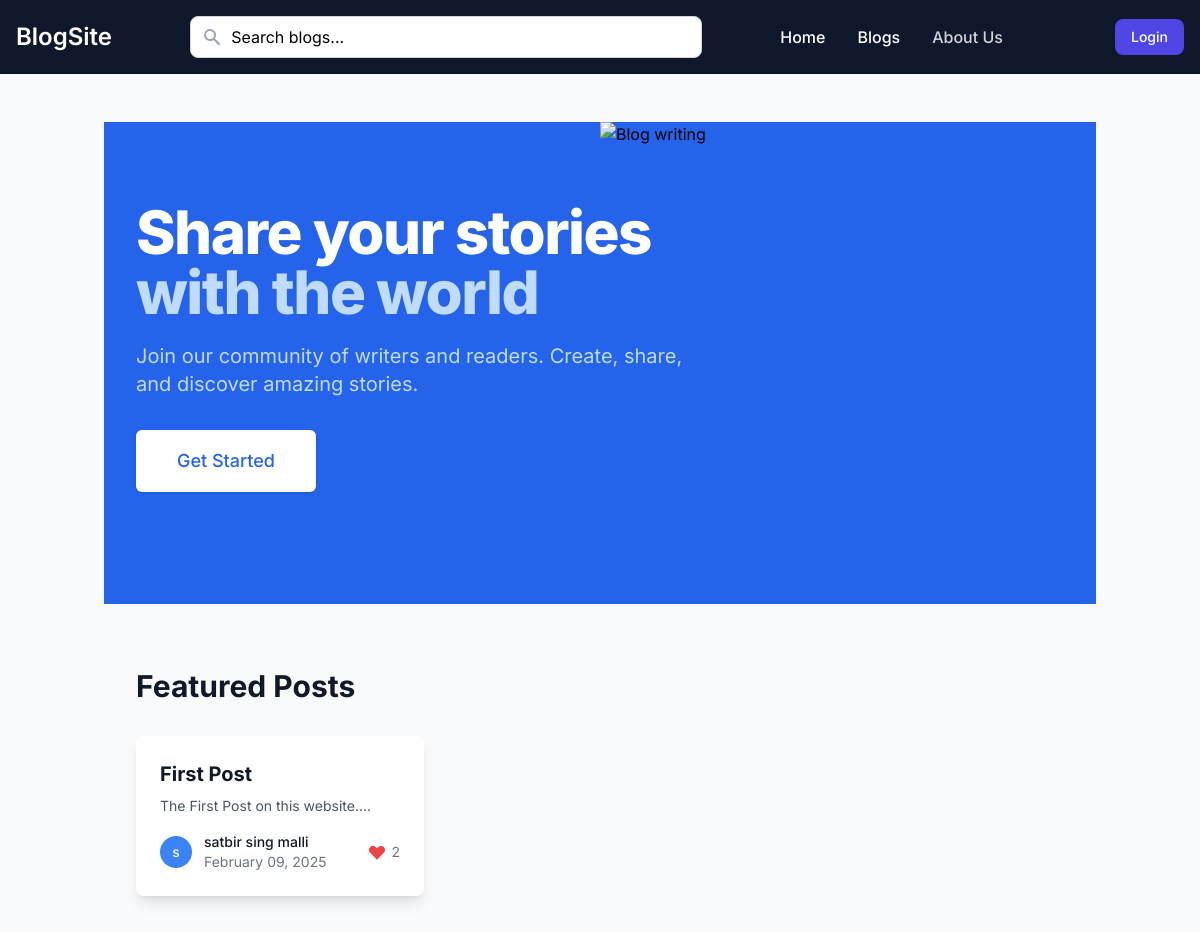
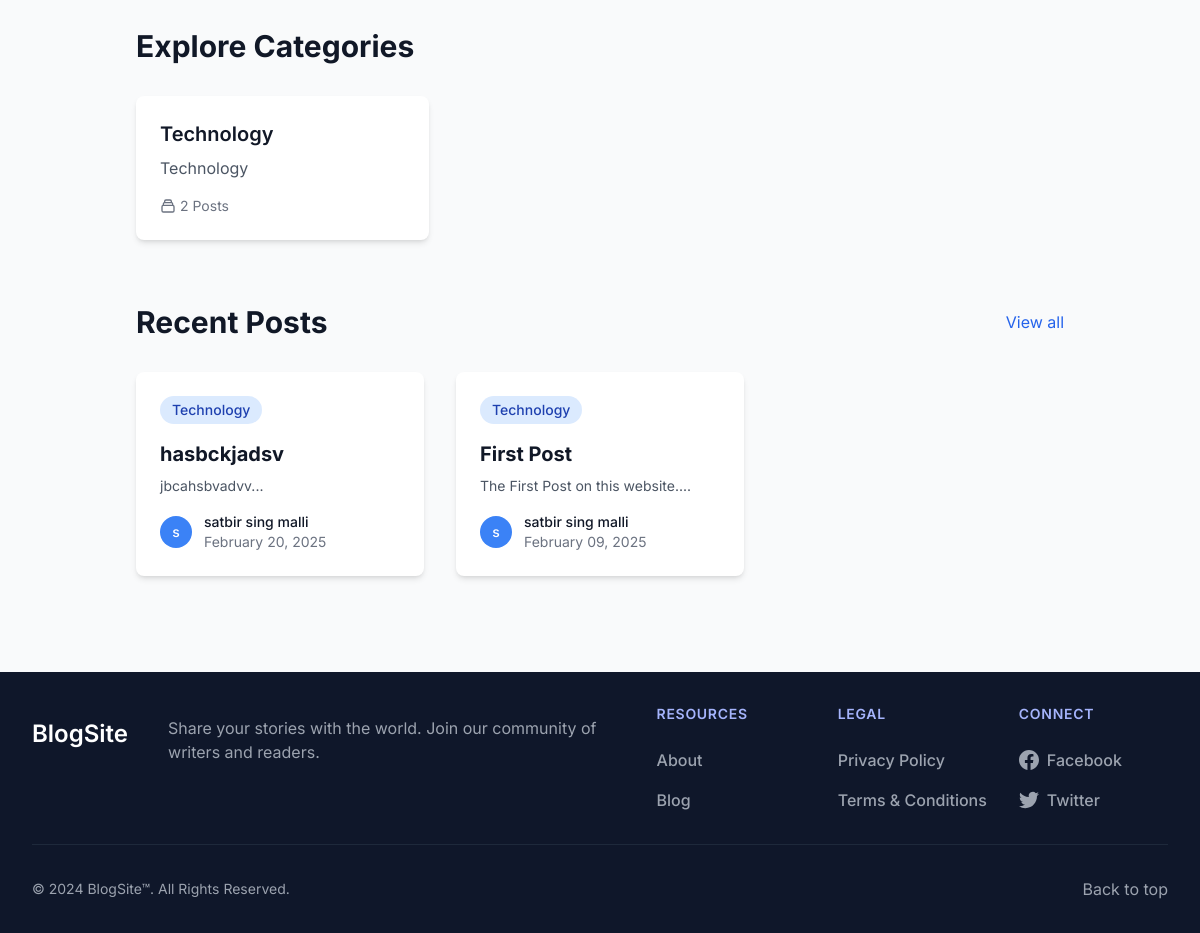
Before: / with the older database file (2 pictures, top to bottom).
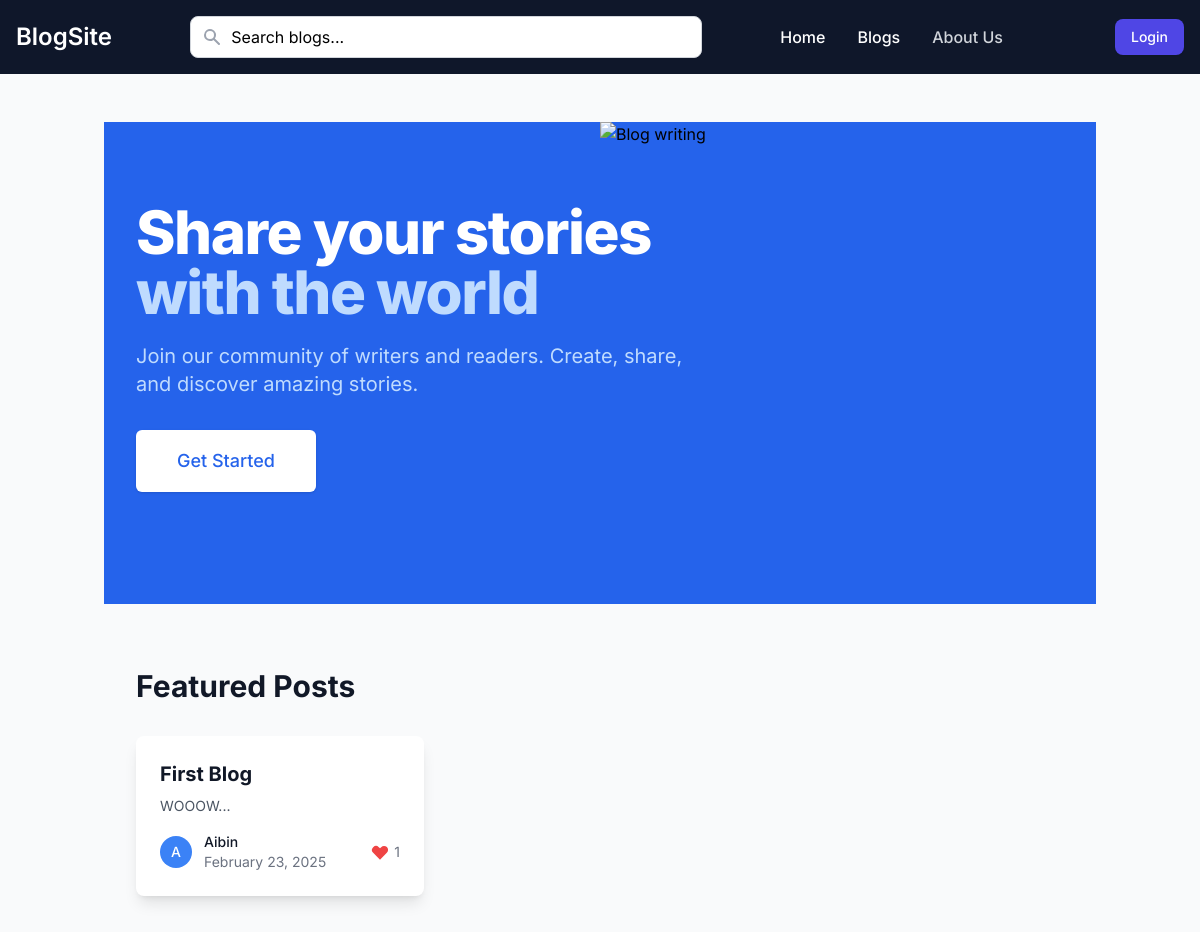
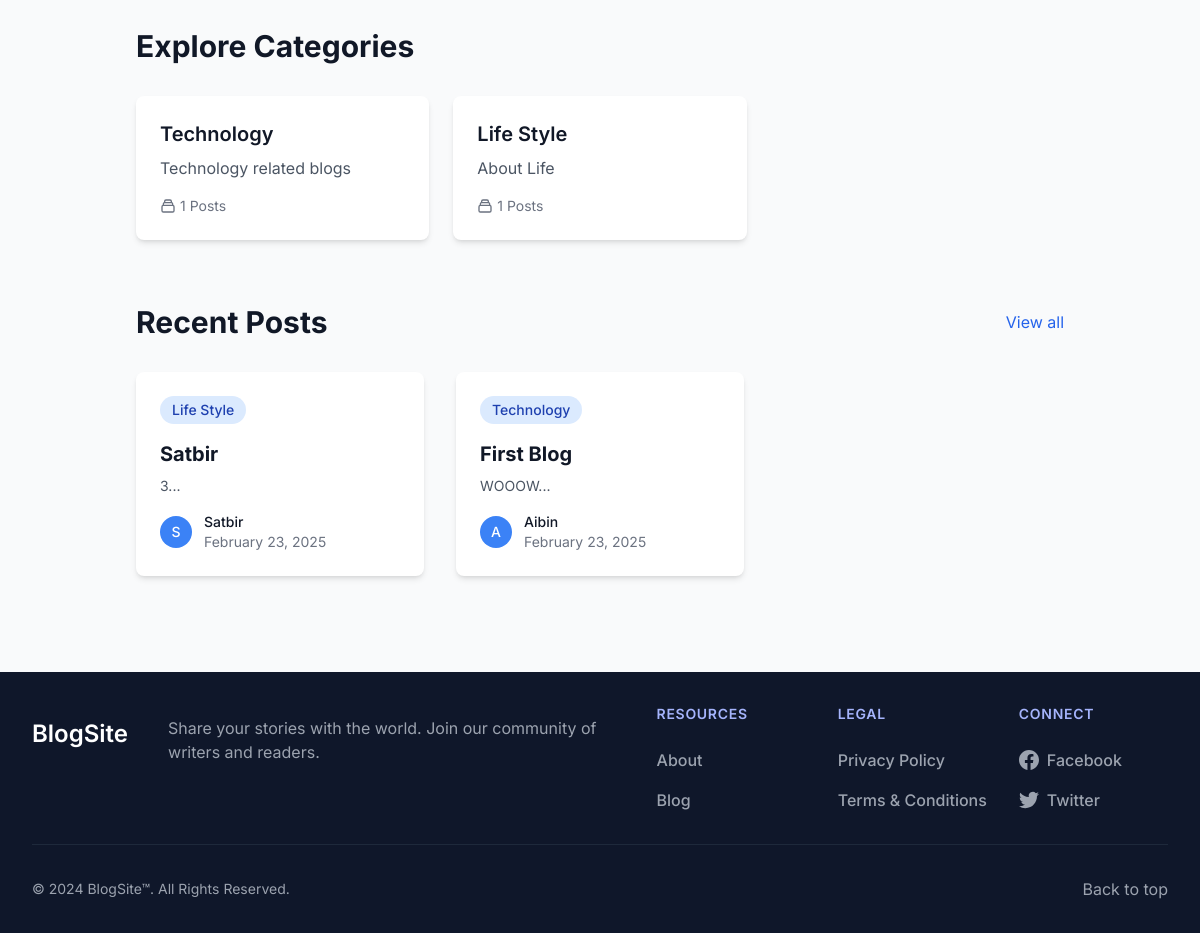
After: the same page with the newer database file (2 pictures, top to bottom).
### app.py (models this page shows, shortened)
class Blog(db.Model):
    id = db.Column(db.Integer, primary_key=True)
    title = db.Column(db.String(200), nullable=False)
    content = db.Column(db.Text, nullable=False)
    author_id = db.Column(db.Integer, db.ForeignKey('user.id'), nullable=False)
    category_id = db.Column(db.Integer, db.ForeignKey('category.id'), nullable=False)
    status = db.Column(db.String(20), default='draft')
    moderation_status = db.Column(db.String(20), default='pending')
    moderation_comment = db.Column(db.Text)
    moderated_by = db.Column(db.Integer, db.ForeignKey('user.id'))
    moderated_at = db.Column(db.DateTime)
    created_at = db.Column(db.DateTime, default=datetime.utcnow)
    updated_at = db.Column(db.DateTime, default=datetime.utcnow, onupdate=datetime.utcnow)
    comments = db.relationship('Comment', backref='blog', lazy=True)
    likes = db.relationship('Like', backref='blog', lazy=True)
    author = db.relationship('User', foreign_keys=[author_id], backref='blogs')
    moderator = db.relationship('User', foreign_keys=[moderated_by], backref='moderated_blogs')

class User(UserMixin, db.Model):
    id = db.Column(db.Integer, primary_key=True)
    name = db.Column(db.String(100), nullable=False)
    email = db.Column(db.String(120), unique=True, nullable=False)
    password = db.Column(db.String(200), nullable=False)
    is_admin = db.Column(db.Boolean, default=False)
    created_at = db.Column(db.DateTime, nullable=False, default=datetime.utcnow)
    updated_at = db.Column(db.DateTime, default=datetime.utcnow, onupdate=datetime.utcnow)

class Category(db.Model):
    id = db.Column(db.Integer, primary_key=True)
    name = db.Column(db.String(50), unique=True, nullable=False)
    description = db.Column(db.Text)
    created_at = db.Column(db.DateTime, default=datetime.utcnow)
    updated_at = db.Column(db.DateTime, default=datetime.utcnow, onupdate=datetime.utcnow)
    blogs = db.relationship('Blog', backref='category', lazy=True)

### app.py (the view)
@app.route('/')
def home():
    recent_blogs = Blog.query.filter(
        Blog.status == 'published',
        Blog.moderation_status != 'rejected'
    ).order_by(Blog.created_at.desc())\
        .limit(3).all()
    categories = Category.query.all()
    for category in categories:
        category.blog_count = len([b for b in category.blogs if b.status == 'published' and b.moderation_status != 'rejected'])
    featured_blogs = Blog.query.filter(
        Blog.status == 'published',
        Blog.moderation_status != 'rejected'
    ).join(Like)\
        .group_by(Blog.id)\
        .order_by(db.func.count(Like.id).desc())\
        .limit(3).all()
    return render_template('index.html',
                         recent_blogs=recent_blogs,
                         categories=categories,
                         featured_blogs=featured_blogs,
                         user=current_user)

### app.py (called while the page is built)
@app.context_processor
def utility_processor():
    return {
        'POSTS_PER_PAGE': app.config['POSTS_PER_PAGE'],
        'min': min  # Make min() function available in templates
    }

### templates/index.html (shortened to what the changed rows need)
{% extends "base.html" %}
{% block content %}
<div class="relative bg-blue-600 overflow-hidden">
    <div class="max-w-7xl mx-auto">
        <div class="relative z-10 pb-8 bg-blue-600 sm:pb-16 md:pb-20 lg:max-w-2xl lg:w-full lg:pb-28 xl:pb-32">
            <main class="mt-10 mx-auto max-w-7xl px-4 sm:mt-12 sm:px-6 md:mt-16 lg:mt-20 lg:px-8 xl:mt-28">
                <div class="sm:text-center lg:text-left">
                    <h1 class="text-4xl tracking-tight font-extrabold text-white sm:text-5xl md:text-6xl">
                        <span class="block">Share your stories</span>
                        <span class="block text-blue-200">with the world</span>
                    </h1>
                </div>
            </main>
        </div>
    </div>
</div>
{% if featured_blogs %}
<div class="max-w-7xl mx-auto px-4 sm:px-6 lg:px-8 mt-16">
    <h2 class="text-3xl font-bold text-gray-900 mb-8">Featured Posts</h2>
    <div class="grid grid-cols-1 md:grid-cols-3 gap-8">
        {% for blog in featured_blogs %}
        <div class="bg-white rounded-lg shadow-lg overflow-hidden hover:shadow-xl transition-shadow duration-300">
            <div class="p-6">
                <a href="{{ url_for('view_blog', blog_id=blog.id) }}" class="block">
                    <h3 class="text-xl font-bold text-gray-900 hover:text-blue-600 mb-2">{{ blog.title }}</h3>
                    <p class="text-gray-600 text-sm mb-4">{{ blog.content[:150]|striptags }}...</p>
                </a>
                <div class="flex items-center justify-between">
                    <div class="flex items-center">
                        <div class="flex-shrink-0">
                            <div class="h-8 w-8 rounded-full bg-blue-500 flex items-center justify-center">
                                <span class="text-white font-medium text-sm">{{ blog.author.name[:1] }}</span>
                            </div>
                        </div>
                        <div class="ml-3">
                            <p class="text-sm font-medium text-gray-900">{{ blog.author.name }}</p>
                            <p class="text-sm text-gray-500">{{ blog.created_at.strftime('%B %d, %Y') }}</p>
                        </div>
                    </div>
                    <div class="flex items-center text-gray-500">
                        <svg class="w-5 h-5 text-red-500" fill="currentColor" viewBox="0 0 20 20">
                            <path fill-rule="evenodd" d="M3.172 5.172a4 4 0 015.656 0L10 6.343l1.172-1.171a4 4 0 115.656 5.656L10 17.657l-6.828-6.829a4 4 0 010-5.656z" clip-rule="evenodd"></path>
                        </svg>
                        <span class="ml-1 text-sm">{{ blog.likes|length }}</span>
                    </div>
                </div>
            </div>
        </div>
        {% endfor %}
    </div>
</div>
{% endif %}
<div class="max-w-7xl mx-auto px-4 sm:px-6 lg:px-8 mt-16">
    <h2 class="text-3xl font-bold text-gray-900 mb-8">Explore Categories</h2>
    <div class="grid grid-cols-1 sm:grid-cols-2 lg:grid-cols-3 gap-6">
        {% for category in categories %}
        <a href="{{ url_for('all_blogs') }}" class="group">
            <div class="bg-white rounded-lg shadow-md p-6 hover:shadow-lg transition-shadow duration-300">
                <h3 class="text-xl font-semibold text-gray-900 group-hover:text-blue-600">{{ category.name }}</h3>
                <p class="text-gray-600 mt-2">{{ category.description or 'Explore posts in this category' }}</p>
                <div class="mt-4 flex items-center text-sm text-gray-500">
                    <svg class="w-4 h-4 mr-1" fill="none" stroke="currentColor" viewBox="0 0 24 24">
                        <path stroke-linecap="round" stroke-linejoin="round" stroke-width="2" d="M19 11H5m14 0a2 2 0 012 2v6a2 2 0 01-2 2H5a2 2 0 01-2-2v-6a2 2 0 012-2m14 0V9a2 2 0 00-2-2M5 11V9a2 2 0 012-2m0 0V5a2 2 0 012-2h6a2 2 0 012 2v2M7 7h10"></path>
                    </svg>
                    {{ category.blog_count }} Posts
                </div>
            </div>
        </a>
        {% endfor %}
    </div>
</div>
<div class="max-w-7xl mx-auto px-4 sm:px-6 lg:px-8 mt-16 mb-16">
    <div class="flex justify-between items-center mb-8">
        <h2 class="text-3xl font-bold text-gray-900">Recent Posts</h2>
    </div>
    <div class="grid grid-cols-1 md:grid-cols-2 lg:grid-cols-3 gap-8">
        {% for blog in recent_blogs %}
        <div class="bg-white rounded-lg shadow-md overflow-hidden hover:shadow-lg transition-shadow duration-300">
            <div class="p-6">
                <a href="{{ url_for('view_blog', blog_id=blog.id) }}" class="block">
                    <span class="inline-flex items-center px-3 py-1 rounded-full text-sm font-medium bg-blue-100 text-blue-800 mb-4">
                        {{ blog.category.name }}
                    </span>
                    <h3 class="text-xl font-bold text-gray-900 hover:text-blue-600 mb-2">{{ blog.title }}</h3>
                    <p class="text-gray-600 text-sm">{{ blog.content[:150]|striptags }}...</p>
                </a>
                <div class="mt-4 flex items-center justify-between">
                    <div class="flex items-center">
                        <div class="flex-shrink-0">
                            <div class="h-8 w-8 rounded-full bg-blue-500 flex items-center justify-center">
                                <span class="text-white font-medium text-sm">{{ blog.author.name[:1] }}</span>
                            </div>
                        </div>
                        <div class="ml-3">
                            <p class="text-sm font-medium text-gray-900">{{ blog.author.name }}</p>
                            <p class="text-sm text-gray-500">{{ blog.created_at.strftime('%B %d, %Y') }}</p>
                        </div>
                    </div>
                </div>
            </div>
        </div>
        {% endfor %}
    </div>
</div>
{% endblock %}

Changed rows visible on the page:
no longer on this page (row edited): Blog: category.name "Technology", title "hasbckjadsv", content "jbcahsbvadvv", author "s", author.name "satbir sing malli", created_at "February 20, 2025", shown under "Recent Posts"
changed Blog "Technology": title "First Post" → "First Blog"; content "The First Post on this website." → "WOOOW"; author "s" → "A"; author.name "satbir sing malli" → "Aibin"; created_at "February 09, 2025" → "February 23, 2025"; likes|length "2" → "1"
changed Category "Technology": description "Technology" → "Technology related blogs"; blog_count "2" → "1"
added Category: name "Life Style", description "About Life", blog_count "1"
added Blog: category.name "Life Style", title "Satbir", content "3", author "S", author.name "Satbir", created_at "February 23, 2025", shown under "Recent Posts"
